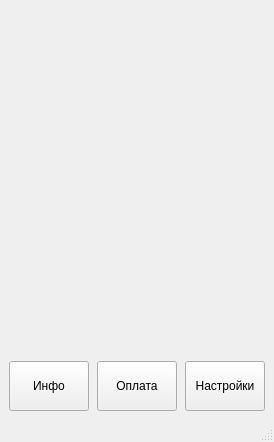
<?xml version="1.0" encoding="UTF-8"?>
<ui version="4.0">
 <class>MainWindow</class>
 <widget class="QMainWindow" name="MainWindow">
  <property name="geometry">
   <rect>
    <x>0</x>
    <y>0</y>
    <width>266</width>
    <height>442</height>
   </rect>
  </property>
  <property name="windowTitle">
   <string>MainWindow</string>
  </property>
  <widget class="QWidget" name="centralwidget">
   <layout class="QVBoxLayout" name="verticalLayout">
    <item>
     <layout class="QHBoxLayout" name="scnd_layout">
      <item>
       <spacer name="verticalSpacer">
        <property name="orientation">
         <enum>Qt::Vertical</enum>
        </property>
        <property name="sizeHint" stdset="0">
         <size>
          <width>20</width>
          <height>40</height>
         </size>
        </property>
       </spacer>
      </item>
     </layout>
    </item>
    <item>
     <spacer name="verticalSpacer_2">
      <property name="orientation">
       <enum>Qt::Vertical</enum>
      </property>
      <property name="sizeType">
       <enum>QSizePolicy::Maximum</enum>
      </property>
      <property name="sizeHint" stdset="0">
       <size>
        <width>20</width>
        <height>5</height>
       </size>
      </property>
     </spacer>
    </item>
    <item>
     <layout class="QHBoxLayout" name="horizontalLayout">
      <property name="spacing">
       <number>8</number>
      </property>
      <property name="topMargin">
       <number>0</number>
      </property>
      <item>
       <widget class="QPushButton" name="btn_info">
        <property name="minimumSize">
         <size>
          <width>0</width>
          <height>40</height>
         </size>
        </property>
        <property name="text">
         <string>
Инфо
</string>
        </property>
       </widget>
      </item>
      <item>
       <widget class="QPushButton" name="btn_pay">
        <property name="minimumSize">
         <size>
          <width>0</width>
          <height>40</height>
         </size>
        </property>
        <property name="text">
         <string>
Оплата
</string>
        </property>
       </widget>
      </item>
      <item>
       <widget class="QPushButton" name="btn_settings">
        <property name="minimumSize">
         <size>
          <width>0</width>
          <height>40</height>
         </size>
        </property>
        <property name="text">
         <string>
Настройки
</string>
        </property>
       </widget>
      </item>
     </layout>
    </item>
   </layout>
  </widget>
  <widget class="QMenuBar" name="menubar">
   <property name="geometry">
    <rect>
     <x>0</x>
     <y>0</y>
     <width>266</width>
     <height>21</height>
    </rect>
   </property>
  </widget>
  <widget class="QStatusBar" name="statusbar"/>
 </widget>
 <resources/>
 <connections/>
</ui>
